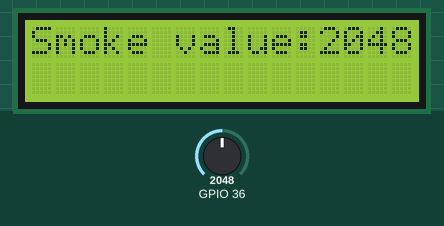
Recording of a sketch running on a simulated ESP32. Parts: 16×2 character LCD. The inputs (shaded band) are chosen by the test bench; at power-on: GPIO 36 = 2048.

Above: at 1.2 s.
1.3 s: GPIO 36 set to 2866
At 1.9 s:
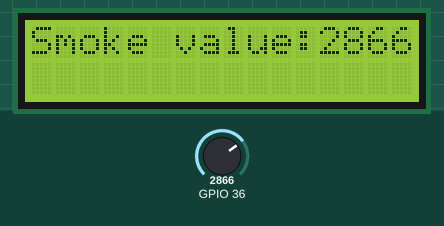
4.4 s: GPIO 36 set to 3603
At 5.1 s:
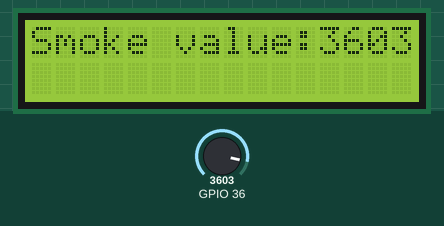
6.2 s: GPIO 36 set to 4095
At 6.6 s:
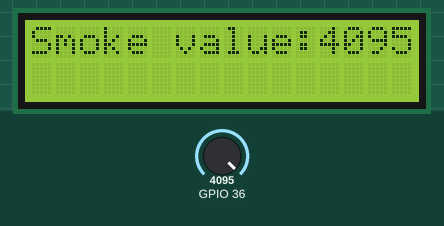
Timing chart, 0 to 9.2 s (numbered marks = the images above; inputs shaded):
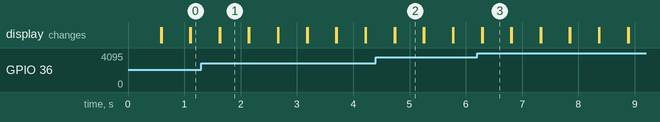

Measured:
- after the input at 1.3 s, the display: first differs from a run without the input after 0.33 s (image 1)
- after the input at 4.4 s, the display: first differs from a run without the input after 0.34 s (image 2)
- after the input at 6.2 s, the display: first differs from a run without the input after 0.10 s (image 3)
- what the display in image 1 shows lasts 0.5 s, from 1.6 s to 2.1 s

The sketch:

kh_gps.ino
```cpp
#include <Wire.h>
#include <LiquidCrystal_I2C.h>

// Set the LCD address to 0x27 or the address of your LCD
// You can find the address by using I2C scanner code
#define LCD_ADDRESS 0x27
#define LCD_COLS 16
#define LCD_ROWS 2

LiquidCrystal_I2C lcd(LCD_ADDRESS, LCD_COLS, LCD_ROWS);

void setup() {
  // Initialize the LCD
  lcd.init();
  // Turn on the backlight
  lcd.backlight();
  // Print "Hello World" on the LCD


}

void loop() {
  int smoke = analogRead (A0);
  lcd.setCursor(0, 0);
  lcd.print("Smoke value:");
  lcd.print (smoke);
  delay (500);

  /*
  lcd.setCursor(0, 1);
  lcd.print("Temp:28C");
  delay (1000);
  lcd.clear();

  lcd.setCursor(0, 0);
  lcd.print("Pres:1007mbar");
  lcd.setCursor(0, 1);
  lcd.print("Rain:0");
  delay (1000);
  lcd.clear();

  lcd.setCursor(0, 0);
  lcd.print("Humi:36%");
  delay (1000);
  */
  lcd.clear();
}
```
